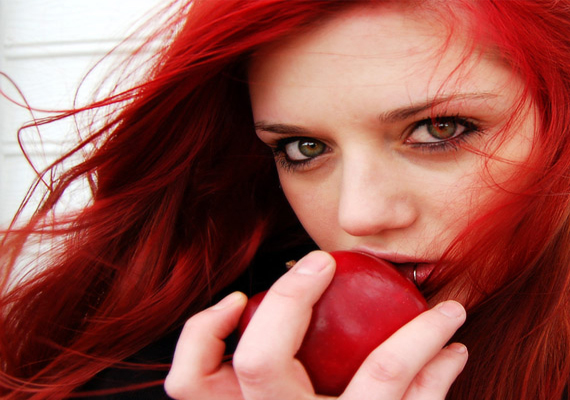
#> input picture Lab 10/images/img2.png, 570 x 400 px
$ python Ex10-2_gray_histogram.py   (Python 2 division)
#> lines starting #> are read from the running program, lines starting #| are printed output that depends on the picture
import cv2
import numpy as np
import matplotlib.pyplot as plt
import time

""" Plot the gray scale histogram of images"""

# Input Image
IMAGES_PATH_PREFIX = "images/"
IMAGE_NAME = "img2.png"  # , "img2.png"]  # , "red.png", "green.png", "blue.png"]
# Output Plots
PLOT_PATH_PREFIX = "images/"
SHORT_LEADING_NAMES = False
# Plot Setting
COLOR = "magenta"
DENSITY = 1
STACKED = 1
ALPHA = 0.8
# Debug Mode
DEBUG_MODE = False


def plot_gray_histogram(image_read, input_img):
    if SHORT_LEADING_NAMES:
        input_img_name = input_img[:input_img.rfind(".")]
    else:
        input_img_name = input_img
    # print image_read
    data = np.reshape(image_read, (1, image_read.size))[0]

    plt.hist(data, bins=255,
             color=COLOR, density=DENSITY, alpha=ALPHA)
    plt.title("Gray Scale Histogram - " + input_img)
    plt.xlabel("Gray Scale")
    plt.ylabel("Ratio")

    # plt.show()
    output_path = PLOT_PATH_PREFIX + "%s_gray.png" % input_img_name
    plt.savefig(output_path)
    print "\tGray Scale Histogram Plotted"
    print "\t\t -> " + output_path


start = time.time()
image_path = IMAGES_PATH_PREFIX + IMAGE_NAME
print "***************"
print "Image:", image_path

image_gray = cv2.imread(image_path, cv2.IMREAD_GRAYSCALE)
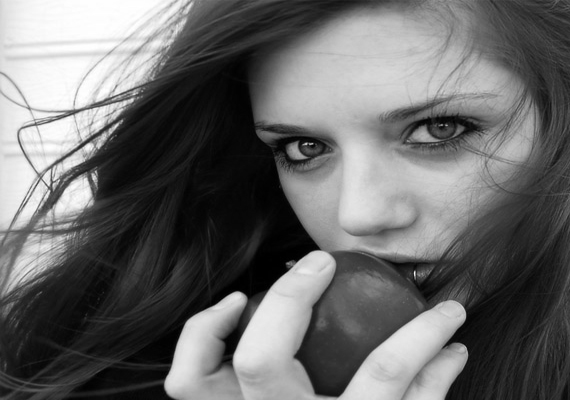
#> image_gray: shape (400, 570); min 0, max 255, mean 105.3
plot_gray_histogram(image_read=image_gray, input_img=IMAGE_NAME)
#> in plot_gray_histogram, `plt.savefig(output_path)`:
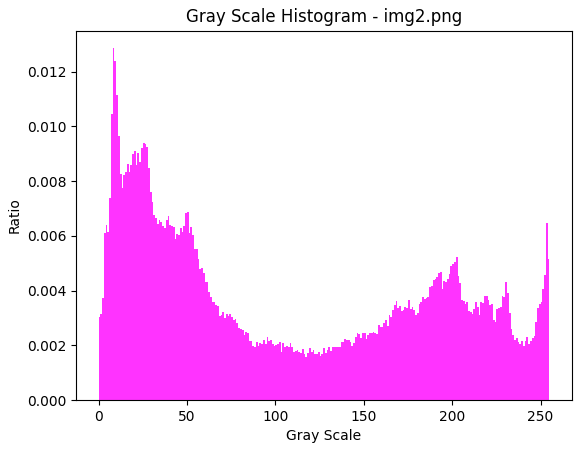
#> figure drawn by matplotlib, 1 panel; tallest bar 0.0129 high, from x = 8 to 9

print "Time Executed:", "%.3f" % (time.time() - start), "second(s)"
print "===============\n"
